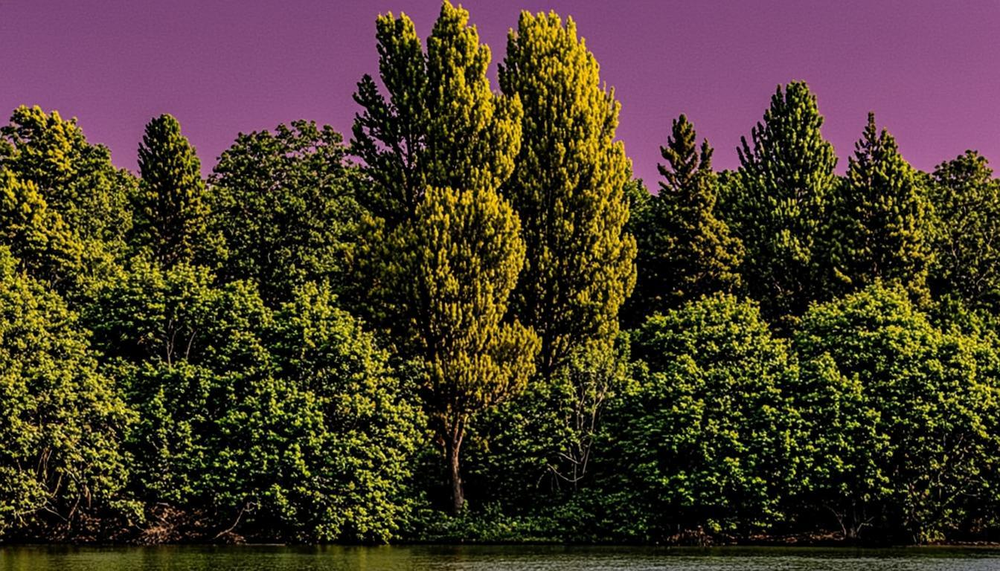
#> input picture scripts/sprites_raw_v2/bg_mid.png, 1000 x 571 px, shrunk from 1344 x 768 before the run, found by its file name
$ python fix_mid.py
#> lines starting #> are read from the running program, lines starting #| are printed output that depends on the picture; after the words box and inside, x2 and y2 are one past the last pixel; in counts of white or black regions, pixels touching at a corner belong together
#!/usr/bin/env python3
"""Re-trim bg_mid tree band: drop rows/cols without meaningful content."""
import numpy as np, cv2
from PIL import Image, ImageFilter

RAW = "/home/z/my-project/scripts/sprites_raw_v2/bg_mid.png"
OUT = "/home/z/my-project/game/assets/sprites/bg_mid.png"

rgb = np.array(Image.open(RAW).convert("RGB"))
#> rgb is the input picture: shape (571, 1000, 3); mean R, G, B 71.9, 58, 44.8
r, g, b = rgb[..., 0].astype(int), rgb[..., 1].astype(int), rgb[..., 2].astype(int)
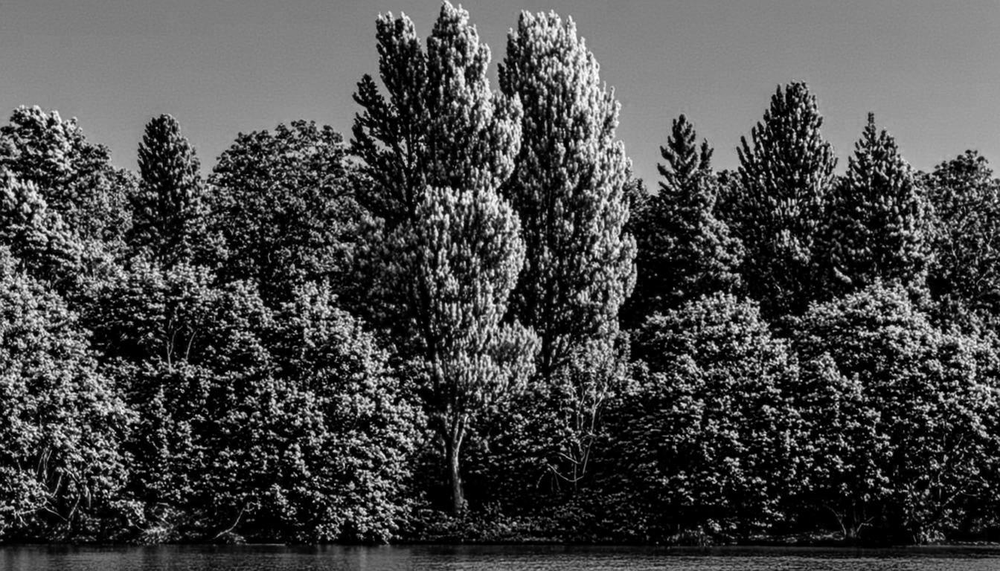
#> r: shape (571, 1000) int64; min 0, max 255, mean 71.9
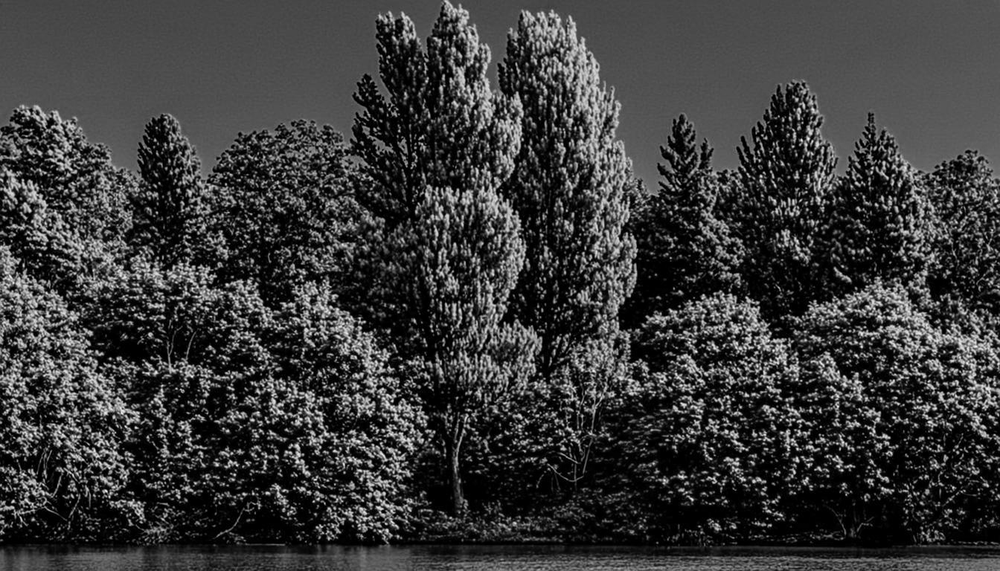
#> g: shape (571, 1000) int64; min 0, max 249, mean 58
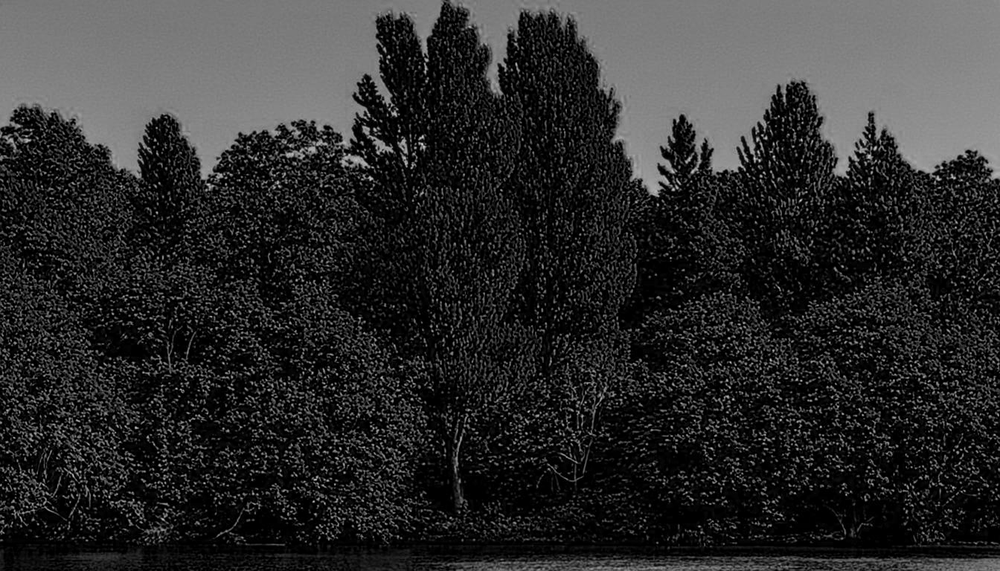
#> b: shape (571, 1000) int64; min 0, max 213, mean 44.8
mag = (r > g + 40) & (b > g + 15)
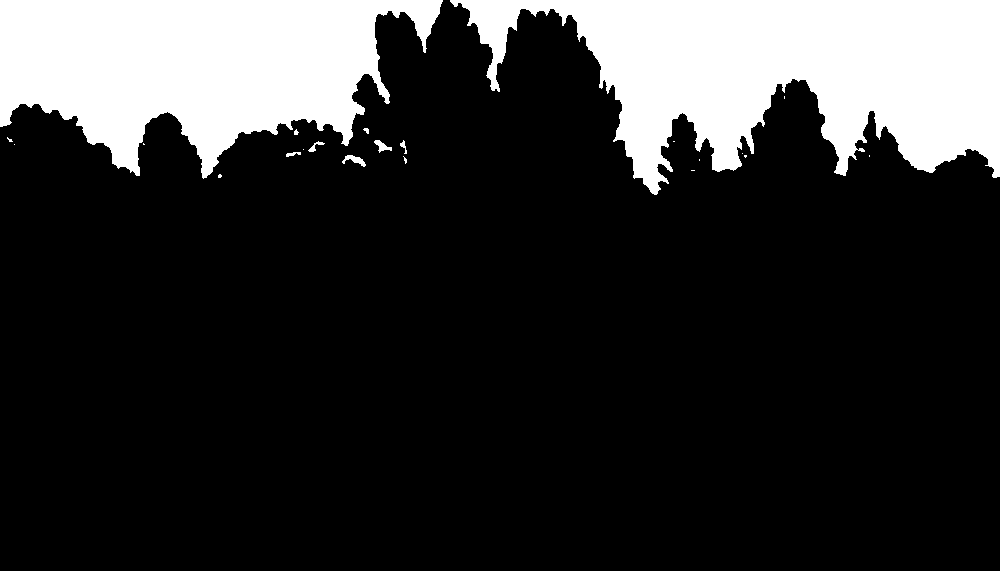
#> mag: shape (571, 1000) bool; 19.6% white; 22 white regions (13 under 20 px), largest, box (x1, y1, x2, y2) and area: (450, 0, 1000, 195) 60721, (0, 0, 443, 179) 50458, (342, 155, 366, 167) 126
alpha = np.where(mag, 0, 255).astype(np.uint8)
# keep only rows/cols with real content
rows = np.where((alpha > 128).mean(axis=1) > 0.03)[0]
#> rows = 562 values from 9 to 570
cols = np.where((alpha > 128).mean(axis=0) > 0.03)[0]
#> cols = 1000 values from 0 to 999
top, bot = int(rows.min()), int(rows.max()) + 1
#> top = 9; bot = 571
left, right = int(cols.min()), int(cols.max()) + 1
#> left = 0; right = 1000
a = cv2.GaussianBlur(alpha, (5, 5), 1.0)[top:bot, left:right]
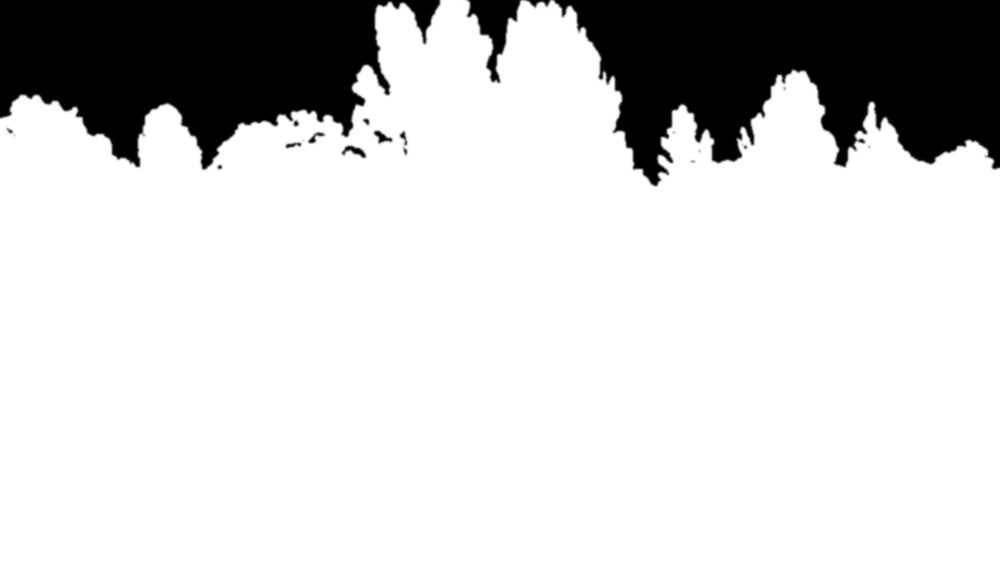
#> a: shape (562, 1000); min 0, max 255, mean 208.4
rgba = np.dstack([rgb[top:bot, left:right], a])
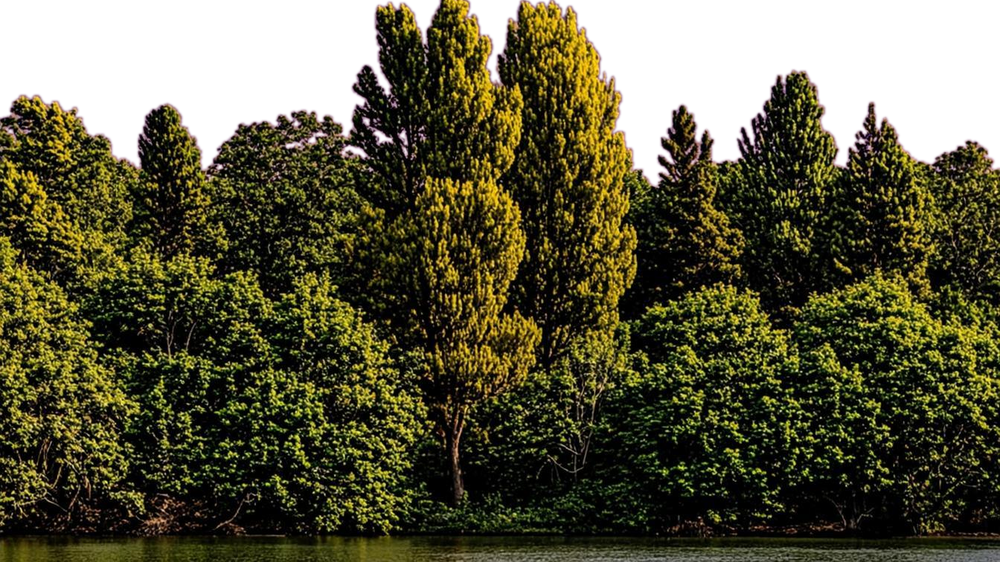
#> rgba: shape (562, 1000, 4); mean R, G, B, A 71, 57.7, 43.6, 208.4; transparent parts drawn white
img = Image.fromarray(rgba).filter(ImageFilter.SMOOTH)
img.save(OUT)
print("bg_mid re-trimmed ->", img.size)
#| bg_mid re-trimmed -> (1000, 562)

$ run again, with scripts/sprites_raw_v2/bg_far.png copied over scripts/sprites_raw_v2/bg_mid.png
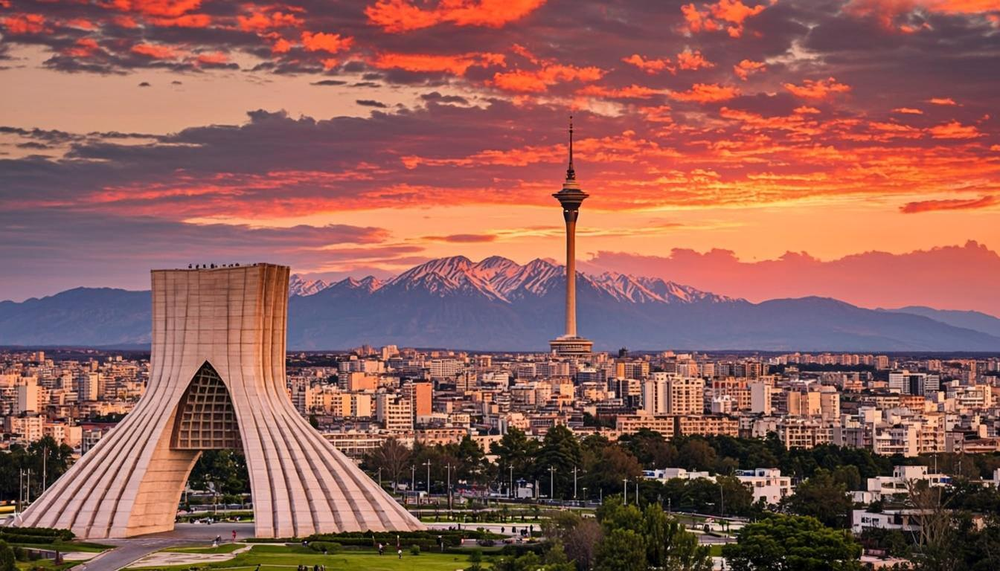
#> input picture scripts/sprites_raw_v2/bg_far.png, 1000 x 571 px, shrunk from 1344 x 768 before the run, found by its file name
#> rgb is the input picture: shape (571, 1000, 3); mean R, G, B 147, 95.4, 87.2
#> `mag = (r > g + 40) & (b > g + 15)`:
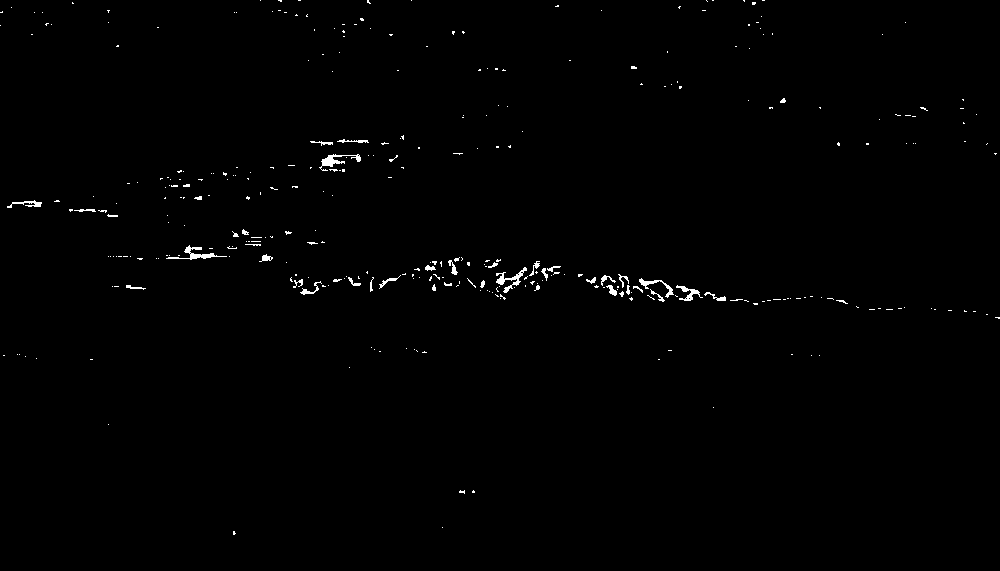
#> mag: shape (571, 1000) bool; 0.64% white in thin lines or dots
#> alpha: shape (571, 1000); 99.4% white; black in thin lines or dots
#> rows = 571 values from 0 to 570
#> cols = 1000 values from 0 to 999
#> top = 0; bot = 571
#> left = 0; right = 1000
#> `a = cv2.GaussianBlur(alpha, (5, 5), 1.0)[top:bot, left:right]`:
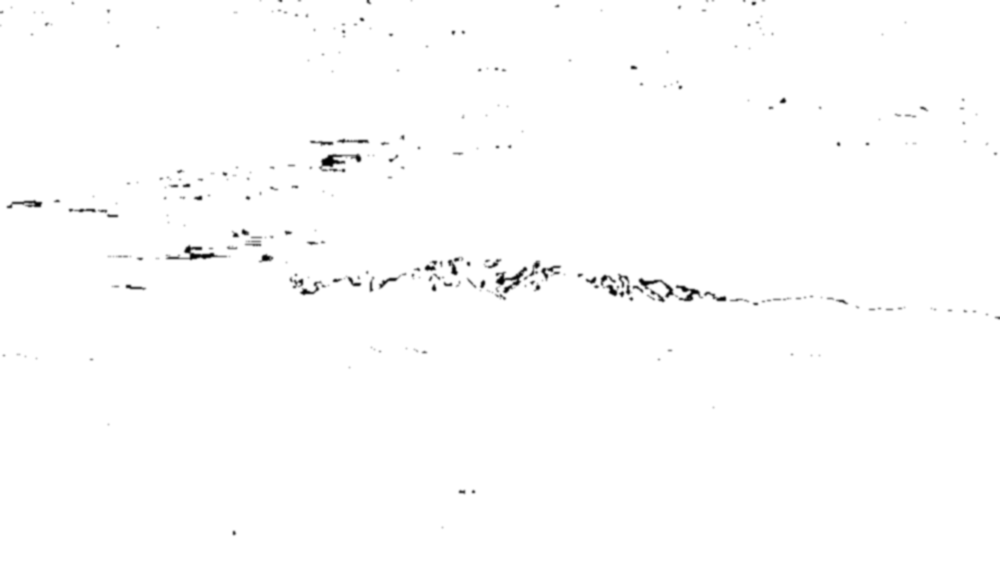
#> a: shape (571, 1000); min 0, max 255, mean 253.4
#| bg_mid re-trimmed -> (1000, 571)
